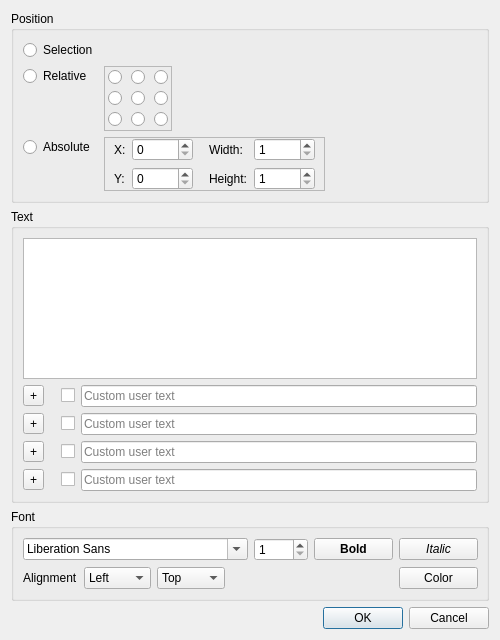
<?xml version="1.0" encoding="UTF-8"?>
<ui version="4.0">
 <class>AddTextDialog</class>
 <widget class="QDialog" name="AddTextDialog">
  <property name="windowModality">
   <enum>Qt::ApplicationModal</enum>
  </property>
  <property name="geometry">
   <rect>
    <x>0</x>
    <y>0</y>
    <width>500</width>
    <height>640</height>
   </rect>
  </property>
  <property name="minimumSize">
   <size>
    <width>500</width>
    <height>640</height>
   </size>
  </property>
  <property name="windowTitle">
   <string>Add text</string>
  </property>
  <layout class="QGridLayout" name="gridLayout_2">
   <item row="1" column="0">
    <widget class="QDialogButtonBox" name="buttonBox">
     <property name="orientation">
      <enum>Qt::Horizontal</enum>
     </property>
     <property name="standardButtons">
      <set>QDialogButtonBox::Cancel|QDialogButtonBox::Ok</set>
     </property>
    </widget>
   </item>
   <item row="0" column="0">
    <layout class="QVBoxLayout" name="verticalLayout">
     <item>
      <widget class="QGroupBox" name="groupBoxPosition">
       <property name="sizePolicy">
        <sizepolicy hsizetype="Preferred" vsizetype="Maximum">
         <horstretch>0</horstretch>
         <verstretch>0</verstretch>
        </sizepolicy>
       </property>
       <property name="title">
        <string>Position</string>
       </property>
       <layout class="QGridLayout" name="gridLayout_3">
        <item row="4" column="1" colspan="2">
         <widget class="QFrame" name="framePositionAbsolute">
          <property name="frameShape">
           <enum>QFrame::StyledPanel</enum>
          </property>
          <property name="frameShadow">
           <enum>QFrame::Raised</enum>
          </property>
          <layout class="QGridLayout" name="gridLayout">
           <property name="leftMargin">
            <number>9</number>
           </property>
           <property name="topMargin">
            <number>0</number>
           </property>
           <property name="rightMargin">
            <number>9</number>
           </property>
           <property name="bottomMargin">
            <number>0</number>
           </property>
           <item row="0" column="0">
            <widget class="QLabel" name="labelPositionAbsoluteX">
             <property name="sizePolicy">
              <sizepolicy hsizetype="Maximum" vsizetype="Preferred">
               <horstretch>0</horstretch>
               <verstretch>0</verstretch>
              </sizepolicy>
             </property>
             <property name="text">
              <string>X:</string>
             </property>
            </widget>
           </item>
           <item row="0" column="3">
            <spacer name="horizontalSpacer_4">
             <property name="orientation">
              <enum>Qt::Horizontal</enum>
             </property>
             <property name="sizeType">
              <enum>QSizePolicy::Fixed</enum>
             </property>
             <property name="sizeHint" stdset="0">
              <size>
               <width>10</width>
               <height>20</height>
              </size>
             </property>
            </spacer>
           </item>
           <item row="1" column="4">
            <widget class="QLabel" name="labelPositionAbsoluteHeight">
             <property name="text">
              <string>Height:</string>
             </property>
            </widget>
           </item>
           <item row="1" column="5">
            <widget class="QSpinBox" name="spinBoxPositionAbsoluteHeight">
             <property name="minimum">
              <number>1</number>
             </property>
             <property name="maximum">
              <number>99999</number>
             </property>
            </widget>
           </item>
           <item row="0" column="4">
            <widget class="QLabel" name="labelPositionAbsoluteWidth">
             <property name="text">
              <string>Width:</string>
             </property>
            </widget>
           </item>
           <item row="1" column="0">
            <widget class="QLabel" name="labelPositionAbsoluteY">
             <property name="sizePolicy">
              <sizepolicy hsizetype="Maximum" vsizetype="Preferred">
               <horstretch>0</horstretch>
               <verstretch>0</verstretch>
              </sizepolicy>
             </property>
             <property name="text">
              <string>Y:</string>
             </property>
            </widget>
           </item>
           <item row="1" column="1">
            <widget class="QSpinBox" name="spinBoxPositionAbsoluteY">
             <property name="maximum">
              <number>99999</number>
             </property>
            </widget>
           </item>
           <item row="0" column="5">
            <widget class="QSpinBox" name="spinBoxPositionAbsoluteWidth">
             <property name="minimum">
              <number>1</number>
             </property>
             <property name="maximum">
              <number>99999</number>
             </property>
            </widget>
           </item>
           <item row="0" column="1">
            <widget class="QSpinBox" name="spinBoxPositionAbsoluteX">
             <property name="maximum">
              <number>99999</number>
             </property>
            </widget>
           </item>
          </layout>
         </widget>
        </item>
        <item row="0" column="0">
         <widget class="QRadioButton" name="radioButtonPositionSelection">
          <property name="text">
           <string>Selection</string>
          </property>
         </widget>
        </item>
        <item row="1" column="0">
         <layout class="QVBoxLayout" name="verticalLayout_2">
          <item>
           <widget class="QRadioButton" name="radioButtonPositionRelative">
            <property name="text">
             <string>Relative</string>
            </property>
           </widget>
          </item>
          <item>
           <spacer name="verticalSpacer">
            <property name="orientation">
             <enum>Qt::Vertical</enum>
            </property>
            <property name="sizeHint" stdset="0">
             <size>
              <width>20</width>
              <height>1</height>
             </size>
            </property>
           </spacer>
          </item>
         </layout>
        </item>
        <item row="1" column="2">
         <spacer name="horizontalSpacer">
          <property name="orientation">
           <enum>Qt::Horizontal</enum>
          </property>
          <property name="sizeHint" stdset="0">
           <size>
            <width>40</width>
            <height>20</height>
           </size>
          </property>
         </spacer>
        </item>
        <item row="1" column="1">
         <widget class="QFrame" name="framePositionRelative">
          <property name="frameShape">
           <enum>QFrame::StyledPanel</enum>
          </property>
          <property name="frameShadow">
           <enum>QFrame::Raised</enum>
          </property>
          <layout class="QGridLayout" name="gridLayout_6">
           <property name="leftMargin">
            <number>3</number>
           </property>
           <property name="topMargin">
            <number>3</number>
           </property>
           <property name="rightMargin">
            <number>3</number>
           </property>
           <property name="bottomMargin">
            <number>3</number>
           </property>
           <property name="horizontalSpacing">
            <number>9</number>
           </property>
           <item row="1" column="0">
            <widget class="QRadioButton" name="radioButtonPositionRelativeLC">
             <property name="text">
              <string notr="true"/>
             </property>
            </widget>
           </item>
           <item row="0" column="2">
            <widget class="QRadioButton" name="radioButtonPositionRelativeTC">
             <property name="text">
              <string notr="true"/>
             </property>
            </widget>
           </item>
           <item row="2" column="0">
            <widget class="QRadioButton" name="radioButtonPositionRelativeBL">
             <property name="text">
              <string notr="true"/>
             </property>
            </widget>
           </item>
           <item row="0" column="0">
            <widget class="QRadioButton" name="radioButtonPositionRelativeTL">
             <property name="text">
              <string notr="true"/>
             </property>
            </widget>
           </item>
           <item row="0" column="3">
            <widget class="QRadioButton" name="radioButtonPositionRelativeTR">
             <property name="text">
              <string notr="true"/>
             </property>
            </widget>
           </item>
           <item row="1" column="2">
            <widget class="QRadioButton" name="radioButtonPositionRelativeC">
             <property name="text">
              <string notr="true"/>
             </property>
            </widget>
           </item>
           <item row="2" column="2">
            <widget class="QRadioButton" name="radioButtonPositionRelativeBC">
             <property name="text">
              <string notr="true"/>
             </property>
            </widget>
           </item>
           <item row="1" column="3">
            <widget class="QRadioButton" name="radioButtonPositionRelativeRC">
             <property name="text">
              <string notr="true"/>
             </property>
            </widget>
           </item>
           <item row="2" column="3">
            <widget class="QRadioButton" name="radioButtonPositionRelativeBR">
             <property name="text">
              <string notr="true"/>
             </property>
            </widget>
           </item>
          </layout>
         </widget>
        </item>
        <item row="4" column="0">
         <layout class="QVBoxLayout" name="verticalLayout_3">
          <item>
           <widget class="QRadioButton" name="radioButtonPositionAbsolute">
            <property name="text">
             <string>Absolute</string>
            </property>
           </widget>
          </item>
          <item>
           <spacer name="verticalSpacer_2">
            <property name="orientation">
             <enum>Qt::Vertical</enum>
            </property>
            <property name="sizeHint" stdset="0">
             <size>
              <width>20</width>
              <height>1</height>
             </size>
            </property>
           </spacer>
          </item>
         </layout>
        </item>
        <item row="4" column="3">
         <spacer name="horizontalSpacer_2">
          <property name="orientation">
           <enum>Qt::Horizontal</enum>
          </property>
          <property name="sizeHint" stdset="0">
           <size>
            <width>40</width>
            <height>20</height>
           </size>
          </property>
         </spacer>
        </item>
        <item row="0" column="1" colspan="3">
         <widget class="QLabel" name="labelSelection">
          <property name="text">
           <string notr="true"/>
          </property>
         </widget>
        </item>
       </layout>
      </widget>
     </item>
     <item>
      <widget class="QGroupBox" name="groupBoxText">
       <property name="title">
        <string>Text</string>
       </property>
       <layout class="QGridLayout" name="gridLayout_4">
        <item row="1" column="0">
         <widget class="QToolButton" name="toolButtonAddUserText1">
          <property name="sizePolicy">
           <sizepolicy hsizetype="Maximum" vsizetype="Fixed">
            <horstretch>0</horstretch>
            <verstretch>0</verstretch>
           </sizepolicy>
          </property>
          <property name="text">
           <string>+</string>
          </property>
         </widget>
        </item>
        <item row="1" column="3">
         <widget class="QLineEdit" name="lineEditUserText1">
          <property name="placeholderText">
           <string>Custom user text</string>
          </property>
          <property name="clearButtonEnabled">
           <bool>true</bool>
          </property>
         </widget>
        </item>
        <item row="4" column="2">
         <widget class="QCheckBox" name="checkBoxUserTextNewLine4">
          <property name="toolTip">
           <string>New line</string>
          </property>
          <property name="text">
           <string/>
          </property>
         </widget>
        </item>
        <item row="4" column="3">
         <widget class="QLineEdit" name="lineEditUserText4">
          <property name="placeholderText">
           <string>Custom user text</string>
          </property>
          <property name="clearButtonEnabled">
           <bool>true</bool>
          </property>
         </widget>
        </item>
        <item row="2" column="2">
         <widget class="QCheckBox" name="checkBoxUserTextNewLine2">
          <property name="toolTip">
           <string>New line</string>
          </property>
          <property name="text">
           <string/>
          </property>
         </widget>
        </item>
        <item row="3" column="2">
         <widget class="QCheckBox" name="checkBoxUserTextNewLine3">
          <property name="toolTip">
           <string>New line</string>
          </property>
          <property name="text">
           <string/>
          </property>
         </widget>
        </item>
        <item row="2" column="0">
         <widget class="QToolButton" name="toolButtonAddUserText2">
          <property name="sizePolicy">
           <sizepolicy hsizetype="Maximum" vsizetype="Fixed">
            <horstretch>0</horstretch>
            <verstretch>0</verstretch>
           </sizepolicy>
          </property>
          <property name="text">
           <string>+</string>
          </property>
         </widget>
        </item>
        <item row="0" column="0" colspan="4">
         <widget class="QPlainTextEdit" name="plainTextEdit"/>
        </item>
        <item row="3" column="3">
         <widget class="QLineEdit" name="lineEditUserText3">
          <property name="placeholderText">
           <string>Custom user text</string>
          </property>
          <property name="clearButtonEnabled">
           <bool>true</bool>
          </property>
         </widget>
        </item>
        <item row="3" column="0">
         <widget class="QToolButton" name="toolButtonAddUserText3">
          <property name="sizePolicy">
           <sizepolicy hsizetype="Maximum" vsizetype="Fixed">
            <horstretch>0</horstretch>
            <verstretch>0</verstretch>
           </sizepolicy>
          </property>
          <property name="text">
           <string>+</string>
          </property>
         </widget>
        </item>
        <item row="1" column="2">
         <widget class="QCheckBox" name="checkBoxUserTextNewLine1">
          <property name="toolTip">
           <string>New line</string>
          </property>
          <property name="text">
           <string/>
          </property>
         </widget>
        </item>
        <item row="4" column="0">
         <widget class="QToolButton" name="toolButtonAddUserText4">
          <property name="sizePolicy">
           <sizepolicy hsizetype="Maximum" vsizetype="Fixed">
            <horstretch>0</horstretch>
            <verstretch>0</verstretch>
           </sizepolicy>
          </property>
          <property name="text">
           <string>+</string>
          </property>
         </widget>
        </item>
        <item row="2" column="3">
         <widget class="QLineEdit" name="lineEditUserText2">
          <property name="placeholderText">
           <string>Custom user text</string>
          </property>
          <property name="clearButtonEnabled">
           <bool>true</bool>
          </property>
         </widget>
        </item>
        <item row="1" column="1">
         <spacer name="horizontalSpacer_3">
          <property name="orientation">
           <enum>Qt::Horizontal</enum>
          </property>
          <property name="sizeType">
           <enum>QSizePolicy::Fixed</enum>
          </property>
          <property name="sizeHint" stdset="0">
           <size>
            <width>5</width>
            <height>10</height>
           </size>
          </property>
         </spacer>
        </item>
       </layout>
      </widget>
     </item>
     <item>
      <widget class="QGroupBox" name="groupBoxFont">
       <property name="title">
        <string>Font</string>
       </property>
       <layout class="QGridLayout" name="gridLayout_5">
        <item row="2" column="5">
         <widget class="QPushButton" name="pushButtonColor">
          <property name="sizePolicy">
           <sizepolicy hsizetype="Minimum" vsizetype="Fixed">
            <horstretch>0</horstretch>
            <verstretch>0</verstretch>
           </sizepolicy>
          </property>
          <property name="text">
           <string>Color</string>
          </property>
         </widget>
        </item>
        <item row="0" column="3">
         <widget class="QSpinBox" name="spinBoxFontSize">
          <property name="sizePolicy">
           <sizepolicy hsizetype="Maximum" vsizetype="Fixed">
            <horstretch>0</horstretch>
            <verstretch>0</verstretch>
           </sizepolicy>
          </property>
          <property name="minimum">
           <number>1</number>
          </property>
          <property name="maximum">
           <number>9999</number>
          </property>
         </widget>
        </item>
        <item row="0" column="4">
         <widget class="QPushButton" name="pushButtonBold">
          <property name="sizePolicy">
           <sizepolicy hsizetype="Maximum" vsizetype="Fixed">
            <horstretch>0</horstretch>
            <verstretch>0</verstretch>
           </sizepolicy>
          </property>
          <property name="font">
           <font>
            <weight>75</weight>
            <bold>true</bold>
           </font>
          </property>
          <property name="text">
           <string>Bold</string>
          </property>
          <property name="checkable">
           <bool>true</bool>
          </property>
         </widget>
        </item>
        <item row="0" column="0" colspan="3">
         <widget class="QFontComboBox" name="fontComboBox"/>
        </item>
        <item row="0" column="5">
         <widget class="QPushButton" name="pushButtonItalic">
          <property name="sizePolicy">
           <sizepolicy hsizetype="Maximum" vsizetype="Fixed">
            <horstretch>0</horstretch>
            <verstretch>0</verstretch>
           </sizepolicy>
          </property>
          <property name="font">
           <font>
            <italic>true</italic>
           </font>
          </property>
          <property name="text">
           <string>Italic</string>
          </property>
          <property name="checkable">
           <bool>true</bool>
          </property>
         </widget>
        </item>
        <item row="2" column="0">
         <widget class="QLabel" name="labelAlignment">
          <property name="sizePolicy">
           <sizepolicy hsizetype="Maximum" vsizetype="Preferred">
            <horstretch>0</horstretch>
            <verstretch>0</verstretch>
           </sizepolicy>
          </property>
          <property name="text">
           <string>Alignment</string>
          </property>
         </widget>
        </item>
        <item row="2" column="1" colspan="4">
         <layout class="QHBoxLayout" name="horizontalLayout">
          <item>
           <widget class="QComboBox" name="comboBoxAlignmentH">
            <item>
             <property name="text">
              <string>Left</string>
             </property>
            </item>
            <item>
             <property name="text">
              <string>Center</string>
             </property>
            </item>
            <item>
             <property name="text">
              <string>Right</string>
             </property>
            </item>
           </widget>
          </item>
          <item>
           <widget class="QComboBox" name="comboBoxAlignmentV">
            <item>
             <property name="text">
              <string>Top</string>
             </property>
            </item>
            <item>
             <property name="text">
              <string>Center</string>
             </property>
            </item>
            <item>
             <property name="text">
              <string>Bottom</string>
             </property>
            </item>
           </widget>
          </item>
          <item>
           <spacer name="horizontalSpacer_5">
            <property name="orientation">
             <enum>Qt::Horizontal</enum>
            </property>
            <property name="sizeHint" stdset="0">
             <size>
              <width>40</width>
              <height>20</height>
             </size>
            </property>
           </spacer>
          </item>
         </layout>
        </item>
       </layout>
      </widget>
     </item>
    </layout>
   </item>
  </layout>
 </widget>
 <tabstops>
  <tabstop>radioButtonPositionSelection</tabstop>
  <tabstop>radioButtonPositionRelative</tabstop>
  <tabstop>radioButtonPositionRelativeTL</tabstop>
  <tabstop>radioButtonPositionRelativeTC</tabstop>
  <tabstop>radioButtonPositionRelativeTR</tabstop>
  <tabstop>radioButtonPositionRelativeLC</tabstop>
  <tabstop>radioButtonPositionRelativeC</tabstop>
  <tabstop>radioButtonPositionRelativeRC</tabstop>
  <tabstop>radioButtonPositionRelativeBL</tabstop>
  <tabstop>radioButtonPositionRelativeBC</tabstop>
  <tabstop>radioButtonPositionRelativeBR</tabstop>
  <tabstop>radioButtonPositionAbsolute</tabstop>
  <tabstop>spinBoxPositionAbsoluteX</tabstop>
  <tabstop>spinBoxPositionAbsoluteY</tabstop>
  <tabstop>spinBoxPositionAbsoluteWidth</tabstop>
  <tabstop>spinBoxPositionAbsoluteHeight</tabstop>
  <tabstop>plainTextEdit</tabstop>
  <tabstop>toolButtonAddUserText1</tabstop>
  <tabstop>checkBoxUserTextNewLine1</tabstop>
  <tabstop>lineEditUserText1</tabstop>
  <tabstop>toolButtonAddUserText2</tabstop>
  <tabstop>checkBoxUserTextNewLine2</tabstop>
  <tabstop>lineEditUserText2</tabstop>
  <tabstop>toolButtonAddUserText3</tabstop>
  <tabstop>checkBoxUserTextNewLine3</tabstop>
  <tabstop>lineEditUserText3</tabstop>
  <tabstop>toolButtonAddUserText4</tabstop>
  <tabstop>checkBoxUserTextNewLine4</tabstop>
  <tabstop>lineEditUserText4</tabstop>
  <tabstop>fontComboBox</tabstop>
  <tabstop>spinBoxFontSize</tabstop>
  <tabstop>pushButtonBold</tabstop>
  <tabstop>pushButtonItalic</tabstop>
  <tabstop>comboBoxAlignmentH</tabstop>
  <tabstop>comboBoxAlignmentV</tabstop>
  <tabstop>pushButtonColor</tabstop>
 </tabstops>
 <resources/>
 <connections>
  <connection>
   <sender>buttonBox</sender>
   <signal>accepted()</signal>
   <receiver>AddTextDialog</receiver>
   <slot>accept()</slot>
   <hints>
    <hint type="sourcelabel">
     <x>248</x>
     <y>254</y>
    </hint>
    <hint type="destinationlabel">
     <x>157</x>
     <y>274</y>
    </hint>
   </hints>
  </connection>
  <connection>
   <sender>buttonBox</sender>
   <signal>rejected()</signal>
   <receiver>AddTextDialog</receiver>
   <slot>reject()</slot>
   <hints>
    <hint type="sourcelabel">
     <x>316</x>
     <y>260</y>
    </hint>
    <hint type="destinationlabel">
     <x>286</x>
     <y>274</y>
    </hint>
   </hints>
  </connection>
 </connections>
</ui>
